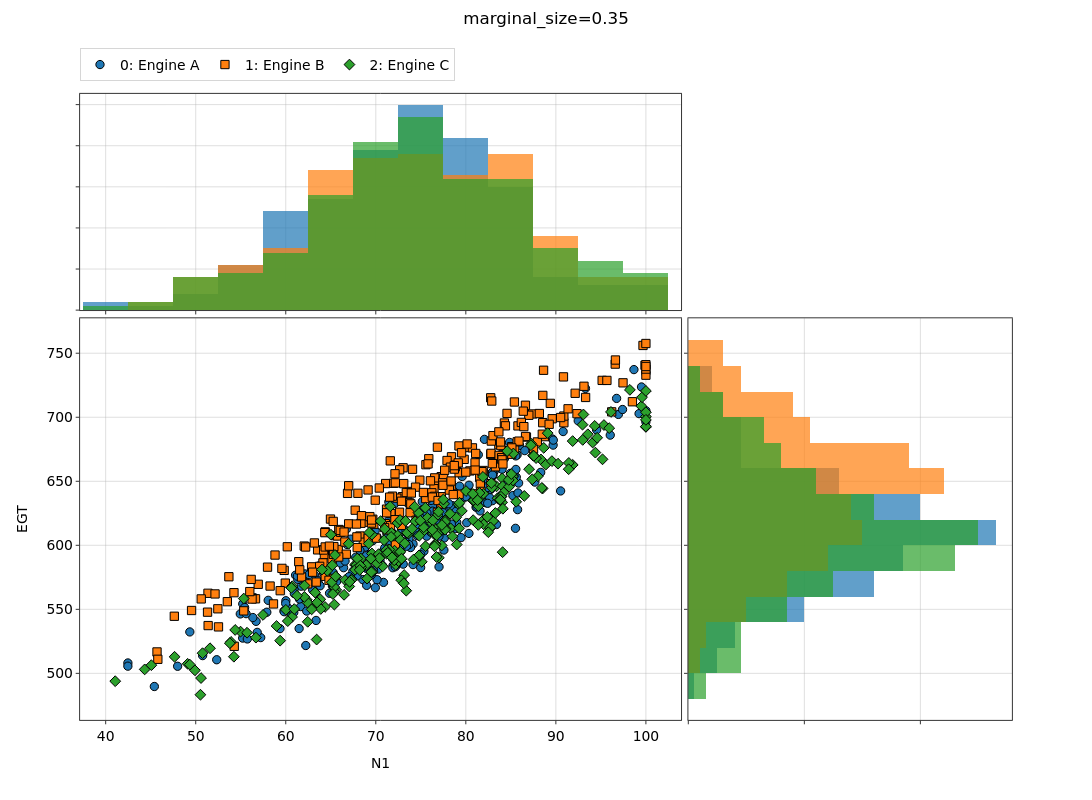

The notebook cell saved with this chart:
### Markdown cell above
## 5. `marginal_size` — the strips' share of the block

`marginal_size` is the fraction of each block given to a strip (default
`0.2`). It must be below `0.6`; the main panel takes the rest. The gap between
the main panel and its strips is a fixed few pixels regardless.

### Code cell
nb = build()
nb.plot_marginal(x='N1', y='EGT', marginal_size=0.35, suptitle='marginal_size=0.35')

### Figure 1 — Plotly figure (JSON) as saved in the notebook; plotly's stock layout.template omitted (floating-point values rounded to 4 significant figures; data arrays with more than 128 entries replaced by an {"elided": "..."} marker saying what was removed)
{"data": [{"hovertemplate": "<b><u>Set: 0</u></b><br><b>Engine A</b><br>N1: %{x:.2f}<br>EGT: %{y:.2f}<extra></extra>", "legendgroup": "group_0", "legendrank": 1000, "line": {"color": "#1f77b4", "width": 2}, "marker": {"color": "#1f77b4", "line": {"color": "black", "width": 1}, "size": 8.3, "symbol": "circle"}, "mode": "markers", "name": "0: Engine A", "opacity": 1, "showlegend": true, "type": "scatter", "x": {"elided": "250 float values"}, "xaxis": "x3", "y": {"elided": "250 float values"}, "yaxis": "y3"}, {"histnorm": "", "legendgroup": "group_0", "legendrank": 1000, "marker": {"color": "#1f77b4"}, "name": "0: Engine A", "opacity": 0.7, "showlegend": false, "type": "histogram", "x": {"elided": "250 float values"}, "xaxis": "x", "yaxis": "y"}, {"histnorm": "", "legendgroup": "group_0", "legendrank": 1000, "marker": {"color": "#1f77b4"}, "name": "0: Engine A", "opacity": 0.7, "showlegend": false, "type": "histogram", "xaxis": "x4", "y": {"elided": "250 float values"}, "yaxis": "y4"}, {"hovertemplate": "<b><u>Set: 1</u></b><br><b>Engine B</b><br>N1: %{x:.2f}<br>EGT: %{y:.2f}<extra></extra>", "legendgroup": "group_1", "legendrank": 1001, "line": {"color": "#ff7f0e", "width": 2}, "marker": {"color": "#ff7f0e", "line": {"color": "black", "width": 1}, "size": 8.3, "symbol": "square"}, "mode": "markers", "name": "1: Engine B", "opacity": 1, "showlegend": true, "type": "scatter", "x": {"elided": "250 float values"}, "xaxis": "x3", "y": {"elided": "250 float values"}, "yaxis": "y3"}, {"histnorm": "", "legendgroup": "group_1", "legendrank": 1001, "marker": {"color": "#ff7f0e"}, "name": "1: Engine B", "opacity": 0.7, "showlegend": false, "type": "histogram", "x": {"elided": "250 float values"}, "xaxis": "x", "yaxis": "y"}, {"histnorm": "", "legendgroup": "group_1", "legendrank": 1001, "marker": {"color": "#ff7f0e"}, "name": "1: Engine B", "opacity": 0.7, "showlegend": false, "type": "histogram", "xaxis": "x4", "y": {"elided": "250 float values"}, "yaxis": "y4"}, {"hovertemplate": "<b><u>Set: 2</u></b><br><b>Engine C</b><br>N1: %{x:.2f}<br>EGT: %{y:.2f}<extra></extra>", "legendgroup": "group_2", "legendrank": 1002, "line": {"color": "#2ca02c", "width": 2}, "marker": {"color": "#2ca02c", "line": {"color": "black", "width": 1}, "size": 8.3, "symbol": "diamond"}, "mode": "markers", "name": "2: Engine C", "opacity": 1, "showlegend": true, "type": "scatter", "x": {"elided": "250 float values"}, "xaxis": "x3", "y": {"elided": "250 float values"}, "yaxis": "y3"}, {"histnorm": "", "legendgroup": "group_2", "legendrank": 1002, "marker": {"color": "#2ca02c"}, "name": "2: Engine C", "opacity": 0.7, "showlegend": false, "type": "histogram", "x": {"elided": "250 float values"}, "xaxis": "x", "yaxis": "y"}, {"histnorm": "", "legendgroup": "group_2", "legendrank": 1002, "marker": {"color": "#2ca02c"}, "name": "2: Engine C", "opacity": 0.7, "showlegend": false, "type": "histogram", "xaxis": "x4", "y": {"elided": "250 float values"}, "yaxis": "y4"}], "layout": {"barmode": "overlay", "height": 800, "hoverlabel": {"font": {"size": 13.9}}, "legend": {"font": {"size": 13.9}, "orientation": "h", "x": 0, "xanchor": "left", "y": 0.9397, "yanchor": "top", "yref": "container"}, "margin": {"r": 80, "t": 86.22}, "meta": {"uc_legend_rows": 1}, "showlegend": true, "title": {"font": {"size": 16.7}, "text": "marginal_size=0.35", "x": 0.5, "xanchor": "center", "y": 0.985, "yanchor": "top", "yref": "container"}, "width": 1200, "xaxis": {"anchor": "y", "domain": [0.0, 0.645], "matches": "x3", "showticklabels": false, "tickfont": {"size": 13.9}, "title": {"font": {"size": 13.9}}}, "xaxis2": {"anchor": "y2", "domain": [0.6503, 1.0], "tickfont": {"size": 13.9}, "title": {"font": {"size": 13.9}}, "visible": false}, "xaxis3": {"anchor": "y3", "domain": [0.0, 0.645], "tickfont": {"size": 13.9}, "title": {"font": {"size": 13.9}, "standoff": 15, "text": "N1"}}, "xaxis4": {"anchor": "y4", "domain": [0.6527, 1.0], "showticklabels": false, "tickfont": {"size": 13.9}, "title": {"font": {"size": 13.9}}}, "yaxis": {"anchor": "x", "domain": [0.6545, 1.0], "showticklabels": false, "tickfont": {"size": 13.9}, "title": {"font": {"size": 13.9}}}, "yaxis2": {"anchor": "x2", "domain": [0.6503, 1.0], "tickfont": {"size": 13.9}, "title": {"font": {"size": 13.9}}, "visible": false}, "yaxis3": {"anchor": "x3", "domain": [0.0, 0.6416], "tickfont": {"size": 13.9}, "title": {"font": {"size": 13.9}, "standoff": 15, "text": "EGT"}}, "yaxis4": {"anchor": "x4", "domain": [0.0, 0.6416], "matches": "y3", "showticklabels": false, "tickfont": {"size": 13.9}, "title": {"font": {"size": 13.9}}}}}
